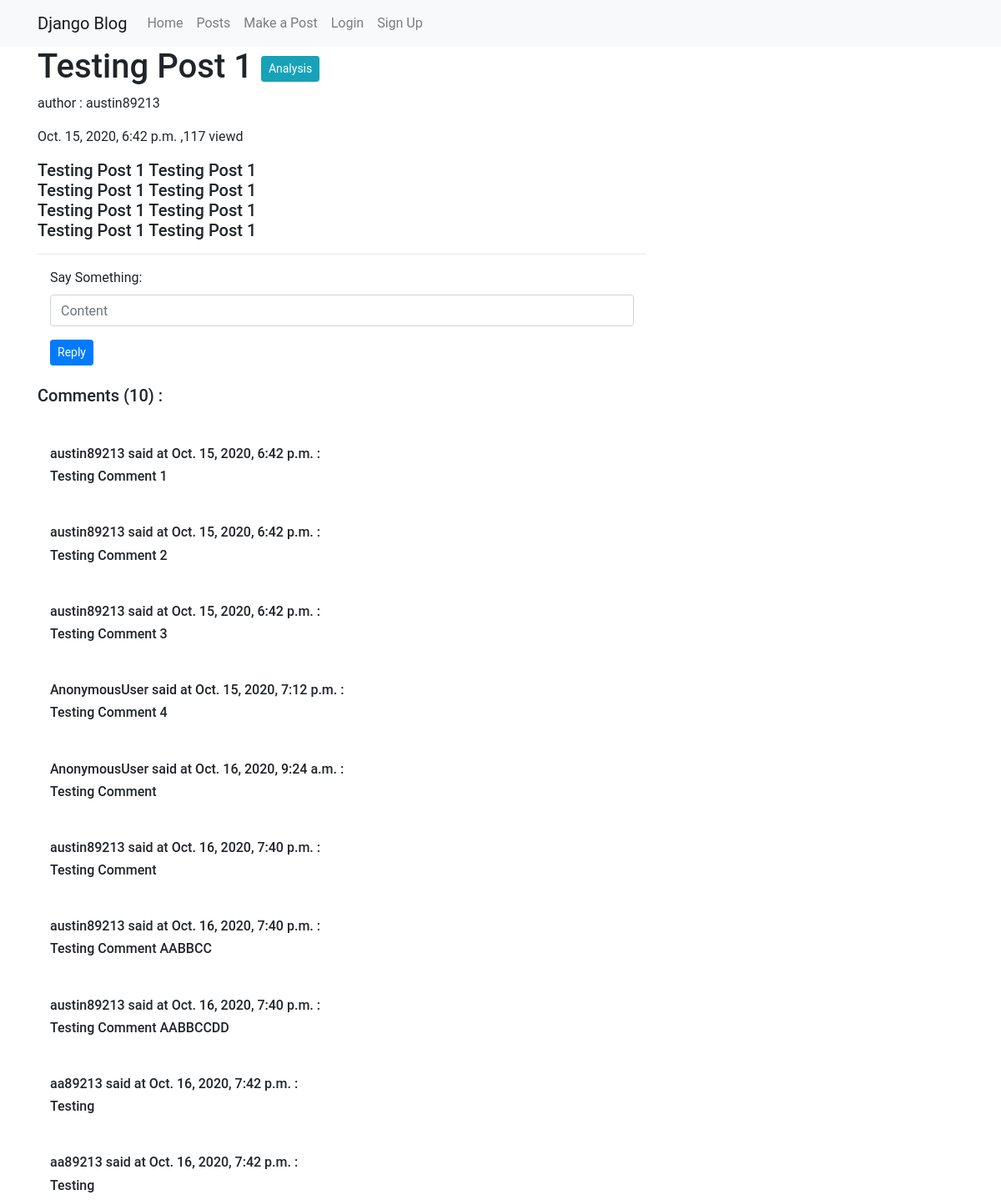
Screenshot of /post/20 with the database file from the repository.
### blog/models.py (models this page shows, shortened)
class Post(models.Model):
    author          = models.ForeignKey(User,on_delete=models.CASCADE)
    title           = models.CharField(max_length=200)
    content         = models.TextField(max_length=3000)
    created_date    = models.DateTimeField(auto_now_add=True)
    edited_date     = models.DateTimeField(blank=True, null=True)
    post_views      = models.IntegerField(default=0)
    def viewed(self):
        self.post_views +=1
        self.save()

class Comment(models.Model):
    post            = models.ForeignKey(Post, related_name='comments', on_delete=models.CASCADE)
    author          = models.CharField(max_length=200)
    content         = models.TextField(max_length=500)
    created_date    = models.DateTimeField(auto_now_add=True)

### blog/views.py (the view)
# urls.py: path('post/<int:pk>',views.post_detail,name='post_detail'),
def post_detail(request,pk):
    post = get_object_or_404(Post,pk=pk)
    comments = Comment.objects.filter(post=post).order_by('-id')
    if request.method =='GET':
        post.viewed()
    if request.method == 'POST':
        form = CommentForm(request.POST)
        if form.is_valid():
            comment = form.save(commit=False)
            comment.author = request.user
            comment.post = post
            comment.save()
    else:
        form = CommentForm()
    context ={
        'post':post,
        'comments':comments,
        'form':form
    }
    if request.is_ajax():
        html = render_to_string('blog/comments.html', context=context, request=request)
        return JsonResponse({'form':html})
    return render(request,'blog/post_detail.html',context)

### blog/forms.py
class CommentForm(forms.ModelForm):
    content = forms.CharField(label='Say Something',widget=forms.TextInput(attrs={'class':'form-control','placeholder':'Content'}))
    class Meta():
        model = Comment
        fields =('content',)

### blog/templates/blog/post_detail.html (shortened to what this page needs)
{% extends 'blog/base.html' %}
{% block content %}
<div class="contianer">
  <h1>{{post.title}}   <a class=" btn btn-info btn-sm" href="{% url 'blog:analysis_detail' pk=post.pk %}">Analysis</a> </h1>
  <p>author : {{post.author}} </p>
  <p>{{post.created_date}} ,<span id='post'>{{post.post_views}}</span> viewd </p>
<h5 class="postcontent">{{post.content|safe|linebreaksbr}}</h5>
</div>
<hr>
<div class="main-comment-section">
  {% include 'blog/comments.html' with post=post form=form %}
</div>
{% endblock %}

### blog/templates/blog/base.html (shortened to what this page needs)
<!DOCTYPE html>
{% load static %}
<html lang="en" dir="ltr">
  <head>
    <link rel="stylesheet" href="https://stackpath.bootstrapcdn.com/bootstrap/4.5.0/css/bootstrap.min.css">
    <link rel="stylesheet" href="{% static 'css/main.css' %}">
  </head>
  <body class="loader">
  <nav class="navbar navbar-expand-lg navbar-light bg-light">
    <div class="container">
  <a class="navbar-brand" href="#">Django Blog</a>
  {% url 'blog:index' as home_url %}
  {% url 'blog:post_list' as post_list_url %}
  {% url 'blog:post_create' as post_create_url %}
  {% url 'accounts:login' as login_url %}
  {% url 'accounts:signup' as signup_url %}
  <div class="collapse navbar-collapse" id="navbarSupportedContent">
    <ul class="navbar-nav mr-auto">
      <li class="nav-item ">
        <a class="nav-link" href="{% url 'blog:index' %}">Home <span class="sr-only">(current)</span></a>
      </li>
      <li class="nav-item ">
        <a class="nav-link" href="{% url 'blog:post_list' %}">Posts</a>
      </li>
      <li class="nav-item ">
        <a class="nav-link" href="{% url 'blog:post_create' %}">Make a Post</a>
      </li>
      {% if user.is_authenticated %}
      <li class="nav-item">
        <a class="nav-link" href="{% url 'accounts:logout' %}">Logout</a>
      </li>
      {% else %}
      <li class="nav-item ">
        <a class="nav-link" href="{% url 'accounts:login' %}">Login</a>
      </li>
      <li class="nav-item ">
        <a class="nav-link" href="{% url 'accounts:signup' %}">Sign Up</a>
      </li>
      {% endif %}
    </ul>
  </div>
  </div>
</nav>
    <div class="conetent container">
      <div class="row">
        <div class="col-md-8">
          <div class="blog_posts">
            {% block content %}
            {% endblock %}
          </div>
        </div>
      </div>
    </div>
  </body>
</html>

### blog/templates/blog/comments.html (shortened to what this page needs)
<div class="container-fluid mt-2">
  <div class="form-group-row">
    <form class="comment-form" action="{% url 'blog:post_detail' pk=post.pk %}" method="post">
      {{form.as_p}}
      <button type="submit" class=" btn btn-primary btn-sm" id='update'>Reply</button>
    </form>
  </div>
</div>
<br>
<h5>Comments (<span id='comment'>{{post.comments.all.count}}</span>) :</h5>
{% for comment in post.comments.all %}
<div class="container mt-5" >
  <h6> {{comment.author}} said at {{comment.created_date}} : </h6>
  <h6> {{comment.content}}  </h6>
</div>
{% endfor %}

### static/css/main.css (style rules this page uses)
body { font-family: 'Roboto', sans-serif; }

### rows the page displays
Post: title "Testing Post 1", author "austin89213", created_date "Oct. 15, 2020, 6:42 p.m.", post_views "117", content "Testing Post 1 Testing Post 1 Testing Post 1 Testing Post 1 Testing Post 1 Testing Post 1 Testing Post 1 Testing Post 1", comments.all.count "10"
Comment: author "austin89213", created_date "Oct. 15, 2020, 6:42 p.m.", content "Testing Comment 1"
Comment: author "austin89213", created_date "Oct. 15, 2020, 6:42 p.m.", content "Testing Comment 2"
Comment: author "austin89213", created_date "Oct. 15, 2020, 6:42 p.m.", content "Testing Comment 3"
Comment: author "AnonymousUser", created_date "Oct. 15, 2020, 7:12 p.m.", content "Testing Comment 4"
Comment: author "AnonymousUser", created_date "Oct. 16, 2020, 9:24 a.m.", content "Testing Comment"
Comment: author "austin89213", created_date "Oct. 16, 2020, 7:40 p.m.", content "Testing Comment"
Comment: author "austin89213", created_date "Oct. 16, 2020, 7:40 p.m.", content "Testing Comment AABBCC"
Comment: author "austin89213", created_date "Oct. 16, 2020, 7:40 p.m.", content "Testing Comment AABBCCDD"
Comment: author "aa89213", created_date "Oct. 16, 2020, 7:42 p.m.", content "Testing"
Comment: author "aa89213", created_date "Oct. 16, 2020, 7:42 p.m.", content "Testing"
